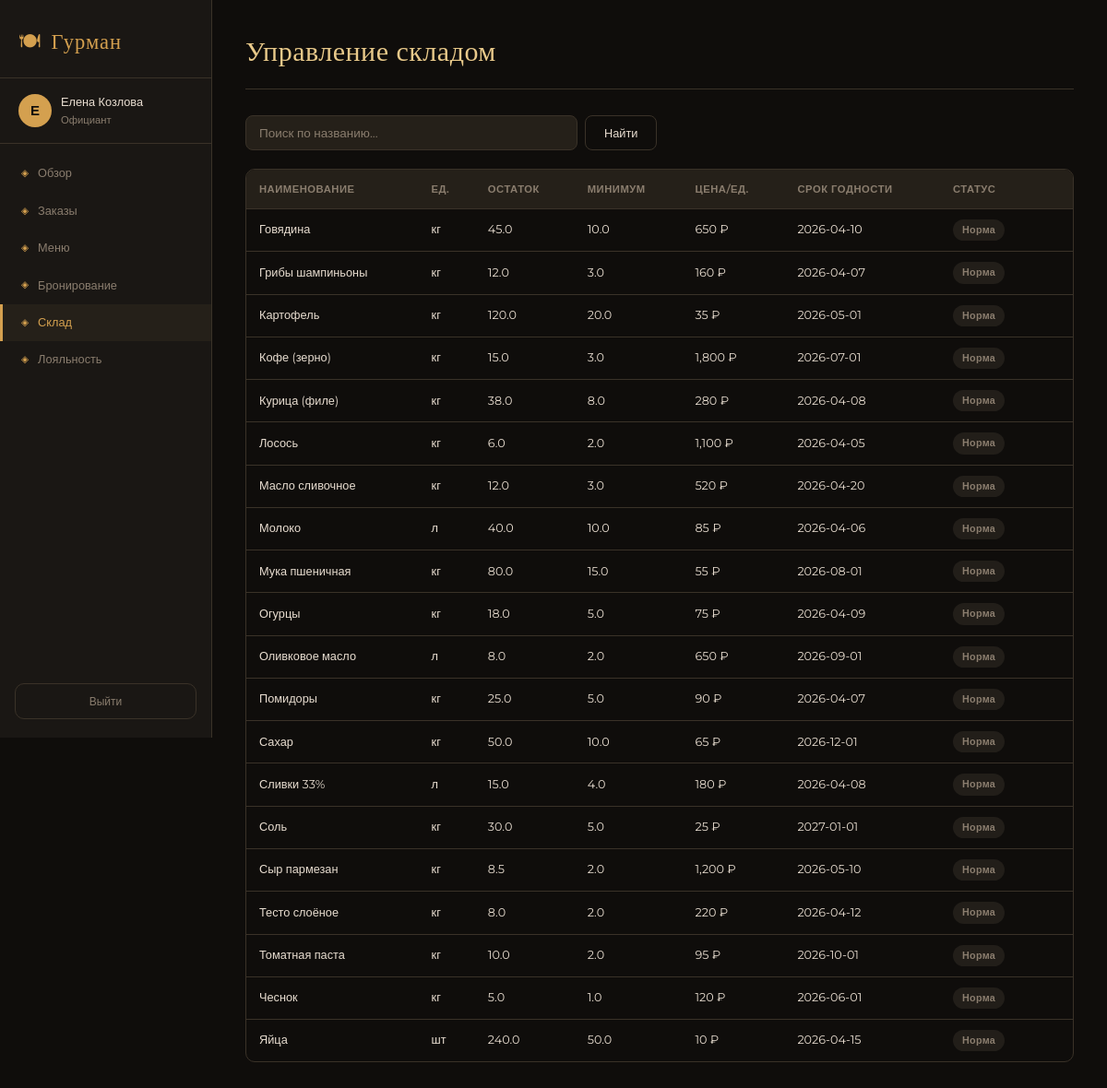
Page /warehouse (signed in) on the committed database.
### tables this page shows
CREATE TABLE warehouse (
    id             INTEGER PRIMARY KEY AUTOINCREMENT,
    name           TEXT NOT NULL,
    unit           TEXT NOT NULL,
    quantity       REAL NOT NULL DEFAULT 0,
    min_quantity   REAL NOT NULL DEFAULT 0,
    price_per_unit REAL DEFAULT 0,
    expiry_date    TEXT
);

### app.py (the view)
@app.route('/warehouse')
@login_required
def warehouse():
    db = get_db()
    search = request.args.get('q', '')
    if search:
        items = db.execute(
            "SELECT * FROM warehouse WHERE name LIKE ? ORDER BY name",
            (f'%{search}%',)
        ).fetchall()
    else:
        items = db.execute("SELECT * FROM warehouse ORDER BY name").fetchall()
    db.close()
    return render_template('warehouse.html', items=items, search=search)

### app.py (called while the page is built)
def get_db():
    conn = sqlite3.connect(DB_PATH)
    conn.row_factory = sqlite3.Row
    conn.execute("PRAGMA foreign_keys = ON")
    return conn

def login_required(f):
    @wraps(f)
    def decorated(*args, **kwargs):
        if 'user_id' not in session:
            return redirect(url_for('login'))
        return f(*args, **kwargs)
    return decorated

### templates/warehouse.html (shortened to what this page needs)
{% extends 'base.html' %}
{% block content %}
<div class="page-header">
  <h1>Управление складом</h1>
</div>
<form class="search-bar" method="GET">
  <input type="text" name="q" value="{{ search }}" placeholder="Поиск по названию...">
  <button type="submit" class="btn btn-outline">Найти</button>
</form>
<div class="table-wrap">
  <table class="data-table">
    <thead>
      <tr><th>Наименование</th><th>Ед.</th><th>Остаток</th><th>Минимум</th><th>Цена/ед.</th><th>Срок годности</th><th>Статус</th><th></th></tr>
    </thead>
    <tbody>
    {% for item in items %}
    {% set low = item.quantity <= item.min_quantity %}
    <tr class="{% if low %}row-warning{% endif %}">
      <td>{{ item.name }}</td>
      <td>{{ item.unit }}</td>
      <td>{{ item.quantity }}</td>
      <td>{{ item.min_quantity }}</td>
      <td>{{ "{:,.0f}".format(item.price_per_unit) }} ₽</td>
      <td>{{ item.expiry_date or '—' }}</td>
      <td>{% if low %}<span class="badge badge-отменен">Мало</span>{% else %}<span class="badge badge-закрыт">Норма</span>{% endif %}</td>
      <td>
      </td>
    </tr>
    {% endfor %}
    </tbody>
  </table>
</div>
{% endblock %}

### static/css/style.css (style rules this page uses)
:root { --bg: #0f0d0b; --bg2: #1a1714; --bg3: #252019; --border: #3a3228; --gold: #d4a04f; --gold-lt: #e8c98a; --text: #e8ddd0; --text-dim: #8a7d6e; --green: #4caf7d; --red: #e05555; --blue: #5b9bd5; --yellow: #e8b84b; --purple: #9b72c8; --radius: 10px; --shadow: 0 4px 24px rgba(0,0,0,.5); }
* { box-sizing: border-box; margin: 0; padding: 0; }
html { font-size: 15px; }
body { background: var(--bg); color: var(--text); font-family: 'Montserrat', sans-serif; font-weight: 400; line-height: 1.6; display: flex; min-height: 100vh; }
.page-header { display: flex; align-items: center; justify-content: space-between; margin-bottom: 28px; padding-bottom: 16px; border-bottom: 1px solid var(--border); }
.page-header h1 { font-family: 'Cormorant Garamond', serif; font-size: 2rem; font-weight: 500; color: var(--gold-lt); letter-spacing: .5px; }
input[type="text"], input[type="password"], input[type="tel"], input[type="email"], input[type="number"], input[type="date"], input[type="datetime-local"], select, textarea { background: var(--bg3); border: 1px solid var(--border); border-radius: 8px; padding: 10px 14px; color: var(--text); font-family: 'Montserrat', sans-serif; font-size: .9rem; outline: none; transition: border-color .2s; width: 100%; }
input::placeholder { color: var(--text-dim); }
.btn { display: inline-flex; align-items: center; justify-content: center; padding: 9px 20px; border-radius: 8px; border: none; cursor: pointer; font-family: 'Montserrat', sans-serif; font-size: .85rem; font-weight: 500; text-decoration: none; transition: all .2s; white-space: nowrap; }
.btn-outline { background: transparent; border: 1px solid var(--border); color: var(--text); }
.table-wrap { overflow-x: auto; border-radius: var(--radius); border: 1px solid var(--border); }
.data-table { width: 100%; border-collapse: collapse; }
.data-table th { background: var(--bg3); padding: 12px 14px; text-align: left; font-size: .75rem; font-weight: 600; color: var(--text-dim); letter-spacing: .5px; text-transform: uppercase; border-bottom: 1px solid var(--border); }
.data-table td { padding: 11px 14px; border-bottom: 1px solid var(--border); font-size: .85rem; }
.data-table tr:last-child td { border-bottom: none; }
.badge { display: inline-block; padding: 3px 10px; border-radius: 20px; font-size: .72rem; font-weight: 600; letter-spacing: .3px; }
.badge-закрыт { background: rgba(138,125,110,.15); color: var(--text-dim); }
.search-bar { display: flex; gap: 8px; margin-bottom: 20px; }
.search-bar input { max-width: 360px; }

### rows in the picture
warehouse: name "Говядина", unit "кг", quantity "45.0", min_quantity "10.0", price_per_unit "650", expiry_date "2026-04-10"
warehouse: name "Грибы шампиньоны", unit "кг", quantity "12.0", min_quantity "3.0", price_per_unit "160", expiry_date "2026-04-07"
warehouse: name "Картофель", unit "кг", quantity "120.0", min_quantity "20.0", price_per_unit "35", expiry_date "2026-05-01"
warehouse: name "Кофе (зерно)", unit "кг", quantity "15.0", min_quantity "3.0", price_per_unit "1,800", expiry_date "2026-07-01"
warehouse: name "Курица (филе)", unit "кг", quantity "38.0", min_quantity "8.0", price_per_unit "280", expiry_date "2026-04-08"
warehouse: name "Лосось", unit "кг", quantity "6.0", min_quantity "2.0", price_per_unit "1,100", expiry_date "2026-04-05"
warehouse: name "Масло сливочное", unit "кг", quantity "12.0", min_quantity "3.0", price_per_unit "520", expiry_date "2026-04-20"
warehouse: name "Молоко", unit "л", quantity "40.0", min_quantity "10.0", price_per_unit "85", expiry_date "2026-04-06"
warehouse: name "Мука пшеничная", unit "кг", quantity "80.0", min_quantity "15.0", price_per_unit "55", expiry_date "2026-08-01"
warehouse: name "Огурцы", unit "кг", quantity "18.0", min_quantity "5.0", price_per_unit "75", expiry_date "2026-04-09"
warehouse: name "Оливковое масло", unit "л", quantity "8.0", min_quantity "2.0", price_per_unit "650", expiry_date "2026-09-01"
warehouse: name "Помидоры", unit "кг", quantity "25.0", min_quantity "5.0", price_per_unit "90", expiry_date "2026-04-07"
warehouse: name "Сахар", unit "кг", quantity "50.0", min_quantity "10.0", price_per_unit "65", expiry_date "2026-12-01"
warehouse: name "Сливки 33%", unit "л", quantity "15.0", min_quantity "4.0", price_per_unit "180", expiry_date "2026-04-08"
warehouse: name "Соль", unit "кг", quantity "30.0", min_quantity "5.0", price_per_unit "25", expiry_date "2027-01-01"
warehouse: name "Сыр пармезан", unit "кг", quantity "8.5", min_quantity "2.0", price_per_unit "1,200", expiry_date "2026-05-10"
warehouse: name "Тесто слоёное", unit "кг", quantity "8.0", min_quantity "2.0", price_per_unit "220", expiry_date "2026-04-12"
warehouse: name "Томатная паста", unit "кг", quantity "10.0", min_quantity "2.0", price_per_unit "95", expiry_date "2026-10-01"
warehouse: name "Чеснок", unit "кг", quantity "5.0", min_quantity "1.0", price_per_unit "120", expiry_date "2026-06-01"
warehouse: name "Яйца", unit "шт", quantity "240.0", min_quantity "50.0", price_per_unit "10", expiry_date "2026-04-15"

### other values in the picture
{{ session.full_name[0] }} "Е"
{{ session.full_name }} "Елена Козлова"
{{ session.role }} "Официант"
